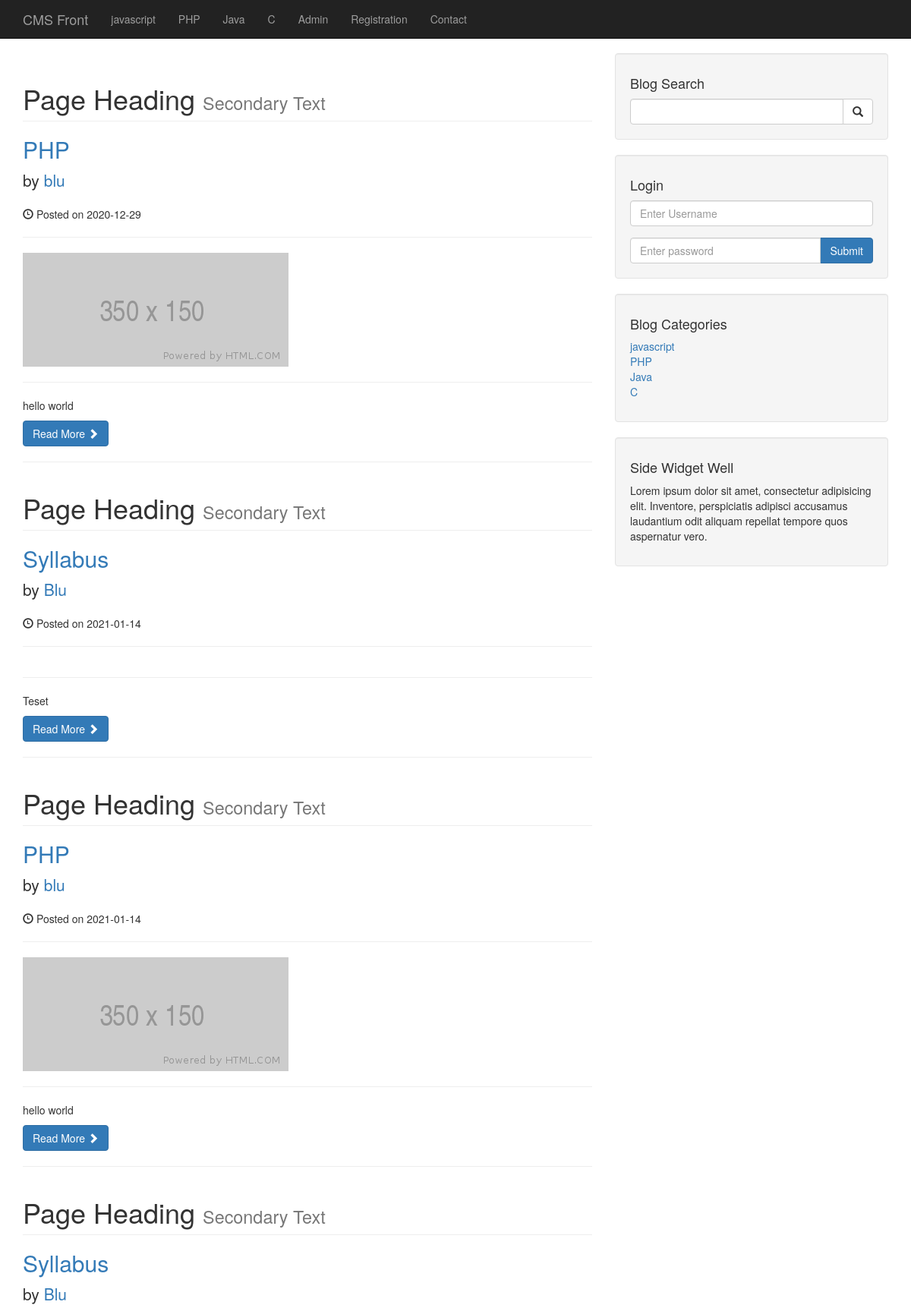
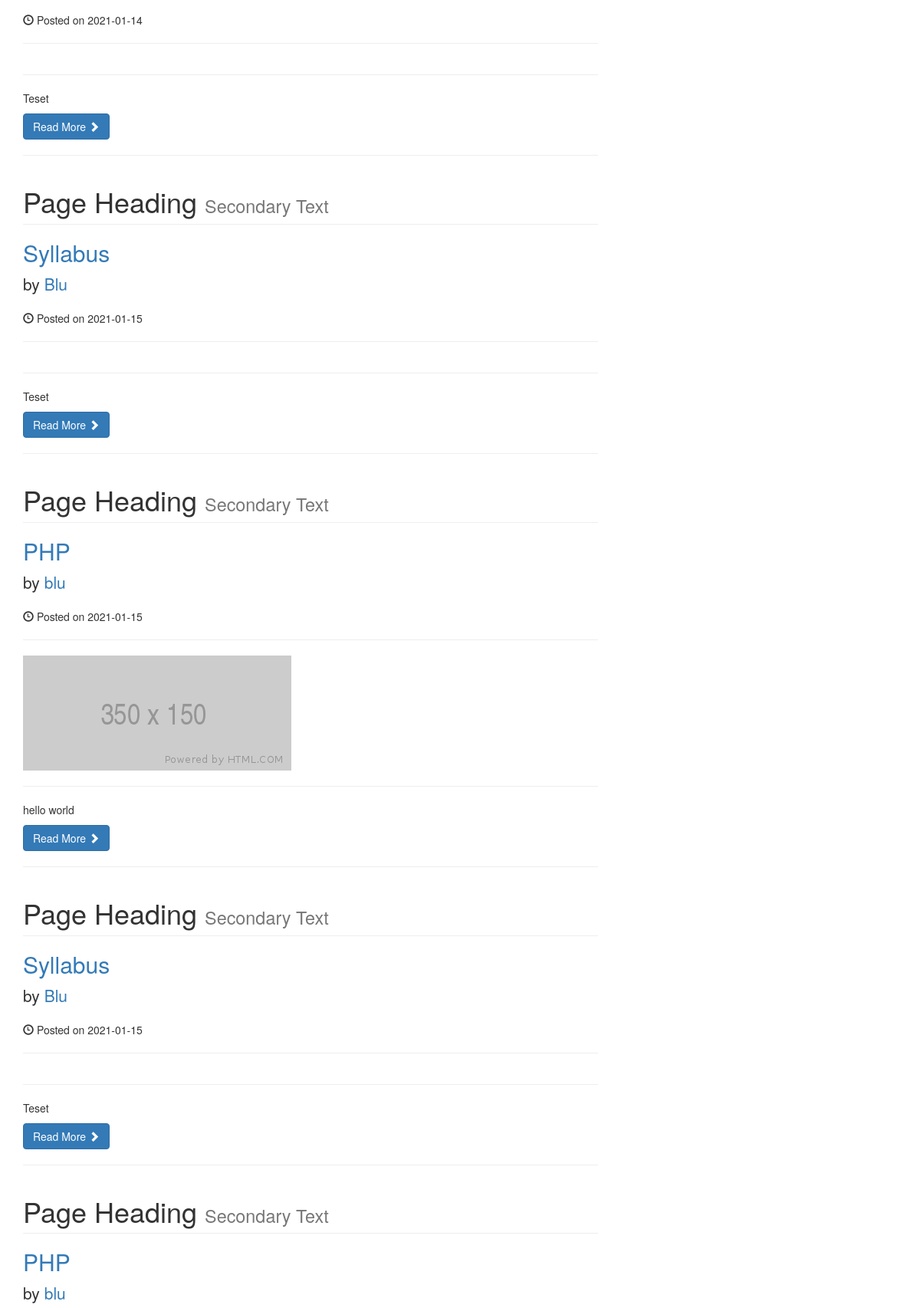
The app's page /category.php?category=1 (upper part) with its own data (2 pictures, top to bottom).
### tables this page shows
CREATE TABLE `categories` (
  `cat_id` int(11) NOT NULL,
  `cat_title` varchar(255) NOT NULL
);

CREATE TABLE `posts` (
  `post_id` int(3) NOT NULL,
  `post_category_id` int(11) NOT NULL,
  `post_title` varchar(255) NOT NULL,
  `post_author` varchar(255) NOT NULL,
  `post_date` date NOT NULL,
  `post_image` text NOT NULL,
  `post_content` text NOT NULL,
  `post_tags` varchar(255) NOT NULL,
  `post_comment_count` int(11) NOT NULL,
  `post_status` varchar(255) NOT NULL DEFAULT 'draft'
);

### category.php (the view, shortened to what this page needs)
<?php include "includes/db.php"; ?>
<?php include "includes/header.php"; ?>
  <?php include "includes/navigation.php"; ?>
  <div class="container">
    <div class="row">
      <div class="col-md-8">
<?php
  if(isset($_GET['category'])){
    $post_category_id = $_GET['category'];
  }
  $query = "SELECT * FROM posts WHERE post_category_id = $post_category_id";
  $select_all_posts_query = mysqli_query($connection, $query);
  while($row = mysqli_fetch_assoc($select_all_posts_query)){
    $post_id = $row['post_id'];
    $post_title = $row['post_title'];
    $post_author = $row['post_author'];
    $post_date = $row['post_date'];
    $post_image = $row['post_image'];
    $post_content = substr($row['post_content'], 0, 100);å
?>
        <h1 class="page-header">
          Page Heading
          <small>Secondary Text</small>
        </h1>
        <h2>
          <a href="post.php?p_id=<?= $post_id ?>"><?=$post_title?></a>
        </h2>
        <p class="lead">
          by <a href="index.php"><?=$post_author?></a>
        </p>
        <p><span class="glyphicon glyphicon-time"></span> Posted on <?=$post_date?></p>
        <hr>
        <img class="img-responsive" src="images/<?=$post_image?>" alt="">
        <hr>
        <p><?=$post_content?></p>
        <a class="btn btn-primary" href="#">Read More <span class="glyphicon glyphicon-chevron-right"></span></a>
        <hr>
        <?php
          }
        ?>
      </div>
      <?php include "includes/sidebar.php"; ?>
<?php include "includes/footer.php"; ?>

### includes/navigation.php (shortened to what this page needs)
<nav class="navbar navbar-inverse navbar-fixed-top" role="navigation">
  <div class="container">
    <div class="navbar-header">
      <a class="navbar-brand" href="index.php">CMS Front</a>
    </div>
    <div class="collapse navbar-collapse" id="bs-example-navbar-collapse-1">
      <ul class="nav navbar-nav">
        <?php
          $query = "SELECT * FROM categories";
          $select_all_categories_query = mysqli_query($connection, $query);
          while($row = mysqli_fetch_assoc($select_all_categories_query)){
            $cat_title = $row['cat_title'];
            echo "<li><a href='#'>{$cat_title}</a></li>";
          }
        ?>
        <li>
          <a href="admin">Admin</a>
        </li>
        <li>
          <a href="registration.php">Registration</a>
        </li>
        <li>
          <a href="contact.php">Contact</a>
        </li>
      </ul>
    </div>
  </div>
</nav>

### includes/sidebar.php
<div class="col-md-4">
  <div class="well">
    <h4>Blog Search</h4>
    <form action="search.php" method="post">
    <div class="input-group">
      <input name="search" type="text" class="form-control">
      <span class="input-group-btn">
        <button name="submit" class="btn btn-default" type="submit">
          <span class="glyphicon glyphicon-search"></span>
      </button>
      </span>
    </div>
    </form>
  </div>
  <div class="well">
    <h4>Login</h4>
    <form action="includes/login.php" method="post">
      <div class="form-group">
        <input name="username" type="text" class="form-control" placeholder="Enter Username"/>
      </div>
      <div class="input-group">
        <input name="password" type="password" class="form-control" placeholder="Enter password"/>
        <span class="input-group-btn">
          <button name="login" class="btn btn-primary" type="submit">
            Submit
        </button>
        </span>
      </div>
    </form>
  </div>
  <div class="well">
    <h4>Blog Categories</h4>
    <div class="row">
      <div class="col-lg-12">
        <ul class="list-unstyled">
<?php
$query = "SELECT * FROM categories";
$select_all_categories_sidebar = mysqli_query($connection, $query);
while($row = mysqli_fetch_assoc($select_all_categories_sidebar)){
  $cat_title = $row['cat_title'];
  $cat_id = $row['cat_id'];
?>
          <li><a href="category.php?category=<?= $cat_id ?>"><?=$cat_title?></a>
          </li>
<?php
}
?>
        </ul>
      </div>
    </div>
  </div>
<?php include "widget.php"; ?>
</div>
</div>

### css/blog-home.css (style rules this page uses)
body { padding-top: 70px; }

### records on screen
categories: cat_title "javascript"
categories: cat_title "PHP"
categories: cat_title "Java"
categories: cat_title "C"
posts: post_title "PHP", post_author "blu", post_date "2020-12-29", post_image (picture), post_content "hello world"
posts: post_title "Syllabus", post_author "Blu", post_date "2021-01-14", post_content "Teset"
posts: post_title "PHP", post_author "blu", post_date "2021-01-14", post_image (picture), post_content "hello world"
posts: post_title "Syllabus", post_author "Blu", post_date "2021-01-14", post_content "Teset"
posts: post_title "Syllabus", post_author "Blu", post_date "2021-01-15", post_content "Teset"
posts: post_title "PHP", post_author "blu", post_date "2021-01-15", post_image (picture), post_content "hello world"
posts: post_title "Syllabus", post_author "Blu", post_date "2021-01-15", post_content "Teset"
posts: post_title "PHP", post_author "blu"
